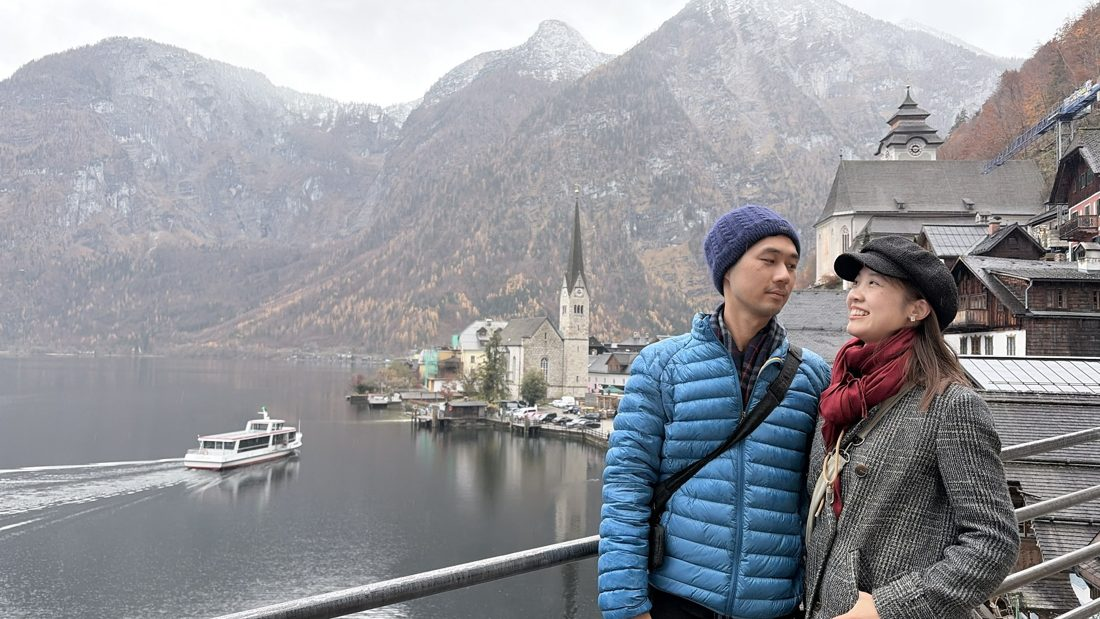
#> input picture _source/bl/哈修塔特小鎮/media/37de9d9311ea306682e69b6c237ae6f00d9addfa.jpg, 1100 x 619 px
$ python -i build_site.py   (imports and definitions only)
#> lines starting #> are read from the running program, lines starting #| are printed output that depends on the picture
import os, re, shutil, glob, html
from bs4 import BeautifulSoup
from PIL import Image

SRC = '/tmp/bl'
OUT = '/tmp/site'
# [2 lines not run here, left out]

POSTS = [
  dict(id='koenigssee', trip='koe', dirs=['國王湖'], title='國王湖：湖邊的步道，和新認識的朋友', place='國王湖 Königssee', cover=7),
  dict(id='bartholomae', trip='koe', dirs=['聖巴多羅買教堂'], title='聖巴多羅買教堂：湖上的紅色洋蔥頂', place='聖巴多羅買教堂 St. Bartholomä', cover=3, videos=[('v1','從湖上看聖巴多羅買教堂','11 月 19 日。紅色洋蔥頂的教堂與湖（地點依畫面判斷）'),('v3','船上的窗景','船上看著窗外的山與湖')]),
  dict(id='ramsau', trip='koe', dirs=['拉姆紹教堂'], title='拉姆紹教堂：霧裡的洋蔥頂', place='拉姆紹教堂 Ramsau St. Sebastian', cover=5),
  dict(id='hallstatt', trip='hal', dirs=['哈修塔特鹽礦'], title='哈修塔特鹽礦：走進七千年的鹽山', place='哈修塔特鹽礦 Salzwelten Hallstatt', cover=9, videos=[('v5','走進克莉絲汀娜坑道','11 月 20 日。石拱門上寫著 1719 年開鑿'),('v6','坑道裡的太太','在岩壁前比手畫腳，好像在嚐鹽的味道'),('v7','坐礦車出礦坑','黑暗的坑道裡一路往外衝')]),
  dict(id='hallstatt-town', trip='hal', dirs=['哈修塔特小鎮'], title='哈修塔特小鎮：湖邊兩座教堂', place='哈修塔特小鎮 Hallstatt', cover=6, videos=[('v2','山間小村','11 月 20 日。雲和山谷之間的房子與遠處的雪山（確切地點待確認）')]),
  dict(id='residence', dirs=['莫札特故居_上','莫札特故居_下','莫札特故居_終'], title='走進莫札特的家', place='莫札特故居 Mozart-Wohnhaus', cover=0),
  dict(id='birthplace', dirs=['莫札特出生地'], title='糧食胡同 9 號：莫札特出生的地方', place='莫札特出生地 Mozarts Geburtshaus', cover=0),
  dict(id='fortress', dirs=['薩爾斯堡_要塞'], title='霍亨薩爾斯堡要塞與「白色黃金」', place='霍亨薩爾斯堡要塞 Festung Hohensalzburg', cover=1, videos=[('v4','要塞與遠山','11 月 21 日。要塞的塔樓、城外的山景，最後停在莫札特出生地的大門')]),
  dict(id='church', dirs=['薩爾斯堡_大學教堂'], title='薩爾斯堡大學教堂', place='大學教堂 Kollegienkirche', cover=0),
  dict(id='moderne', dirs=['薩爾斯堡_現代美術館'], title='薩爾斯堡現代美術館：山上的現代藝術', place='現代美術館 Museum der Moderne', cover=5),
  dict(id='christmas', dirs=['薩爾斯堡聖誕市集'], title='薩爾斯堡聖誕市集：五百年的冬夜燈火', place='聖誕市集 Salzburger Christkindlmarkt', cover=1, videos=[('v8','僧侶山上的夜景','11 月 21 日傍晚，從僧侶山看老城和要塞'),('v9','乾杯！','市集的熱飲杯'),('v10','莫札特廣場溜冰場','Eiszauber 溜冰場的燈光'),('v11','回程的小巷','掛著聖誕燈飾的老城巷子')]),
  dict(id='vienna-home', trip='vie', dirs=['維也納_中央車站旁的家'], title='抵達維也納：中央車站旁的家', place='維也納中央車站 Wien Hauptbahnhof', cover=4),
  dict(id='schoenbrunn-out', trip='vie', dirs=['維也納_美泉宮_室外'], title='美泉宮（室外）：凱旋門、花園與維也納的第一場雪', place='美泉宮凱旋門 Gloriette', cover=4, videos=[('v12','聖誕樹下接雪花','11 月 23 日 13:51，美泉宮前的聖誕市集下起了雪')]),
  dict(id='schoenbrunn-in', trip='vie', dirs=['維也納_美泉宮_室內'], title='美泉宮（室內）：走進皇帝與西西的夏宮', place='美泉宮 Schloss Schönbrunn', cover=7),
  dict(id='cafe-birthday', trip='vie', dirs=['維也納_咖啡館裡的生日'], title='咖啡館裡的生日：維也納的下午與夜晚', place='Café Diglas・卡爾廣場聖誕市集', cover=0, videos=[('v15','太太的蛋糕時間','11 月 23 日 14:53，Café Diglas'),('v16','生日的印度朋友','15:01，在咖啡館併桌聊天')]),
  dict(id='musikverein', trip='vie', dirs=['維也納_金色大廳莫札特音樂會'], title='金色大廳：在音樂的神殿聽莫札特', place='愛樂協會金色大廳 Musikverein', cover=3, videos=[('v13','全場起立鼓掌','11 月 23 日 22:01，演出結束後的掌聲'),('v14','穿古裝的謝幕','22:03，樂手和歌手在台上一起謝幕')]),
  dict(id='hofburg', trip='vie', dirs=['維也納_霍夫堡與西西博物館'], title='霍夫堡與西西博物館：皇帝的辦公室，皇后的傳說', place='霍夫堡 Hofburg・西西博物館 Sisi Museum', cover=1, videos=[('v17','謁見等候廳的三幅巨畫','11 月 24 日 10:12，克拉夫特畫的法蘭茲一世與大水晶吊燈')]),
  dict(id='moebel', trip='vie', dirs=['維也納_家具博物館'], title='維也納家具博物館：皇帝的家具倉庫與《茜茜公主》的片場', place='家具博物館 Möbelmuseum Wien', cover=2),
  dict(id='sisipass', trip='vie', dirs=['維也納_SisiPass三館'], title='Sisi Pass：一張票，跟著西西走三個地方', place='Sisi Pass 美泉宮・西西博物館・家具博物館', cover=1),
  dict(id='rathaus-xmas', trip='vie', dirs=['維也納_市政廳聖誕市集'], title='市政廳聖誕市集：維也納最盛大的聖誕夜色', place='市政廳聖誕市集 Wiener Christkindlmarkt', cover=0, videos=[('v18','星星樹下的太太','17:39，市政廳公園裡掛滿星星的燈樹，最後鏡頭帶到市政廳鐘樓'),('v19','熊樂團','17:41，公園小木屋裡會動的熊樂團，唱歌、吹喇叭、彈吉他'),('v20','還願教堂的「光的無限」','18:00，還願教堂兩座塔之間的紅色無限符號')]),
  dict(id='buda-castle', trip='bud', dirs=['布達佩斯_布達城堡雪景'], title='布達城堡：下雪了，皇宮山丘上的白色早晨', place='布達城堡 Budavári Palota', cover=1, videos=[('v22','圓頂下的雪','11 月 26 日 11:22，國家美術館大圓頂前不停落下的雪'),('v23','撐粉紅傘的太太','11:47，歐根親王雕像下的積雪石牆前')]),
  dict(id='budapest-history', trip='bud', dirs=['布達佩斯_歷史博物館'], title='布達佩斯歷史博物館：聖伊什特萬廳與地底的中世紀王宮', place='布達佩斯歷史博物館 Vármúzeum', cover=2),
  dict(id='fishermans-bastion', trip='bud', dirs=['布達佩斯_漁人堡與馬加什教堂'], title='漁人堡與馬加什教堂：雪人、聖誕樹和七座白塔', place='漁人堡 Halászbástya・馬加什教堂', cover=5),
  dict(id='budapest-m1', trip='bud', dirs=['布達佩斯_千禧地鐵'], title='千禧地鐵：坐歐陸最老的地鐵去歌劇院', place='千禧地鐵 M1 Millenniumi Földalatti Vasút', cover=1),
  dict(id='budapest-opera', trip='bud', dirs=['布達佩斯_匈牙利國家歌劇院'], title='匈牙利國家歌劇院：在伊柏的金色殿堂看《卡門》', place='匈牙利國家歌劇院 Magyar Állami Operaház', cover=3, videos=[('v21','開演前的觀眾廳','11 月 26 日 17:51，從〈音樂的神化〉天花板一路拍到舞台、樂池和包廂')]),
  dict(id='central-market', trip='bud', dirs=['布達佩斯_中央市場'], title='中央市場：一條白圍巾、兩塊 rétes 和一碗燉牛肉湯', place='中央市場 Nagy Vásárcsarnok', cover=3, videos=[('v24','市場前的黃色電車','11 月 27 日 13:19，海關廣場上，一輛黃白色的老電車從中央市場正門前開過'),('v25','紅椒攤與大廳','13:23，一樓掛滿乾紅椒的攤位，再轉向長長的鐵與玻璃大廳')]),
  dict(id='cave-church', trip='bud', dirs=['布達佩斯_岩洞教堂'], title='蓋勒特山岩洞教堂：被封了四十年的山洞', place='岩洞教堂 Gellérthegyi Sziklatemplom', cover=3),
]

TRIPS = [('koe','德國・國王湖與拉姆紹','2026 年 11 月 19 日','2026 年 11 月 19 日 · 德國・國王湖'),('hal','奧地利・哈修塔特','2026 年 11 月 20 日','2026 年 11 月 20 日 · 哈修塔特'),('salz','奧地利・薩爾斯堡','2026 年 11 月 21 日','2026 年 11 月 21 日 · 薩爾斯堡'),('vie','奧地利・維也納','2026 年 11 月 22 日起','2026 年 11 月 22 日起 · 維也納'),('bud','匈牙利・布達佩斯','2026 年 11 月 25 日起','2026 年 11 月 25 日起 · 布達佩斯')]
TRIPMAP = {k:(n,d,m) for k,n,d,m in TRIPS}
# [2 lines not run here, left out]

def esc(s): return html.escape(s, quote=True)

# 每篇文章的地點（Google Maps）：第一個是地圖上顯示的主要地點，其餘只列連結
MAPS = {
  'koenigssee': [('國王湖碼頭 Seelände Schönau', 'Königssee Seelände, Schönau am Königssee')],
  'bartholomae': [('聖巴多羅買教堂 St. Bartholomä', 'St. Bartholomä, Königssee')],
  'ramsau': [('拉姆紹聖塞巴斯蒂安教堂', 'Pfarrkirche St. Sebastian, Ramsau bei Berchtesgaden')],
  'hallstatt': [('哈修塔特鹽礦 Salzwelten Hallstatt', 'Salzwelten Hallstatt'), ('登山纜車山下站 Salzbergbahn', 'Salzbergbahn Talstation Hallstatt')],
  'hallstatt-town': [('哈修塔特市集廣場', 'Marktplatz Hallstatt'), ('新教基督教堂', 'Evangelische Pfarrkirche Hallstatt'), ('天主教堂與人骨堂', 'Beinhaus Hallstatt'), ('明信片觀景點', 'Hallstatt Viewpoint Seestraße')],
  'residence': [('莫札特故居 Mozart-Wohnhaus', 'Mozart-Wohnhaus, Makartplatz 8, Salzburg')],
  'birthplace': [('莫札特出生地 Getreidegasse 9', 'Mozarts Geburtshaus, Getreidegasse 9, Salzburg')],
  'fortress': [('霍亨薩爾斯堡要塞', 'Festung Hohensalzburg, Salzburg')],
  'church': [('大學教堂 Kollegienkirche', 'Kollegienkirche, Universitätsplatz, Salzburg')],
  'moderne': [('現代美術館 Mönchsberg', 'Museum der Moderne Mönchsberg, Salzburg')],
  'vienna-home': [('維也納中央車站 Wien Hauptbahnhof', 'Wien Hauptbahnhof')],
  'schoenbrunn-out': [('凱旋門 Gloriette', 'Gloriette, Schönbrunn, Wien'), ('美泉宮聖誕市集（榮譽庭院）', 'Weihnachtsmarkt Schloss Schönbrunn, Wien')],
  'schoenbrunn-in': [('美泉宮 Schloss Schönbrunn', 'Schloss Schönbrunn, Wien')],
  'cafe-birthday': [('Café Diglas', 'Café Diglas, Wollzeile 10, Wien'), ('卡爾廣場聖誕市集 Art Advent', 'Art Advent Karlsplatz, Wien')],
  'musikverein': [('維也納愛樂協會 Musikverein', 'Musikverein Wien, Musikvereinsplatz 1')],
  'hofburg': [('西西博物館（霍夫堡）', 'Sisi Museum Hofburg, Michaelerkuppel, Wien'), ('米歇爾廣場羅馬遺跡', 'Ausgrabungen Michaelerplatz, Wien'), ('聖米迦勒教堂', 'Michaelerkirche, Michaelerplatz, Wien')],
  'moebel': [('維也納家具博物館 Möbelmuseum Wien', 'Möbelmuseum Wien, Andreasgasse 7, 1070 Wien')],
  'rathaus-xmas': [('維也納市政廳聖誕市集', 'Wiener Christkindlmarkt Rathausplatz, Wien'), ('愛心樹（市政廳公園）', 'Rathauspark Wien'), ('城堡劇院 Burgtheater', 'Burgtheater, Universitätsring 2, Wien'), ('還願教堂 Votivkirche', 'Votivkirche, Rooseveltplatz, Wien')],
  'budapest-m1': [('沃勒什馬爾蒂廣場站 Vörösmarty tér', 'Vörösmarty tér metro station, Budapest'), ('歌劇院站 Opera', 'Opera metro station M1, Budapest'), ('匈牙利國家歌劇院', 'Hungarian State Opera House, Andrássy út 22, Budapest')],
  'cave-church': [('蓋勒特山岩洞教堂 Sziklatemplom', 'Gellért Hill Cave Church, Szent Gellért rakpart 1, Budapest'), ('自由橋 Szabadság híd', 'Liberty Bridge, Budapest')],
  'central-market': [('中央市場 Nagy Vásárcsarnok', 'Great Market Hall, Vámház körút 1-3, Budapest'), ('海關廣場 Fővám tér', 'Fővám tér, Budapest')],
  'budapest-opera': [('匈牙利國家歌劇院', 'Hungarian State Opera House, Andrássy út 22, Budapest'), ('歌劇院站 Opera（M1）', 'Opera metro station M1, Budapest')],
  'buda-castle': [('布達城堡（國家美術館圓頂）', 'Hungarian National Gallery, Buda Castle'), ('圖魯鳥雕像', 'Turul statue Buda Castle'), ('塞切尼鏈橋', 'Széchenyi Chain Bridge, Budapest')],
  'budapest-history': [('布達佩斯歷史博物館（城堡博物館）', 'Budapest History Museum Castle Museum, Szent György tér 2')],
  'fishermans-bastion': [('漁人堡 Halászbástya', 'Fisherman\'s Bastion, Budapest'), ('馬加什教堂', 'Matthias Church, Szentháromság tér 2, Budapest')],
  'sisipass': [('美泉宮 Schönbrunn', 'Schloss Schönbrunn, Wien'), ('西西博物館（霍夫堡）', 'Sisi Museum Hofburg, Michaelerkuppel, Wien'), ('維也納家具博物館', 'Möbelmuseum Wien, Andreasgasse 7, 1070 Wien')],
  'christmas': [('聖誕市集（大教堂廣場）', 'Salzburger Christkindlmarkt, Domplatz, Salzburg'), ('主教宮廣場 Residenzplatz', 'Residenzplatz, Salzburg'), ('莫札特廣場溜冰場', 'Mozartplatz, Salzburg'), ('僧侶山觀景台', 'Museum der Moderne Mönchsberg, Salzburg')],
}
from urllib.parse import quote_plus as _q
# [10 lines left out: function map_html, not called in this run]

imgcount = {}
# [74 lines left out: function convert, not called in this run]

res = {}
# [3 lines not run here, left out]

# summary override text (short, in the writer's voice)
SUMMARY = {
  'fishermans-bastion': '大雪後的城堡區：雪地上堆了小雪人，法蘭茲・約瑟夫和西西加冕的馬加什教堂前有一棵積雪的聖誕樹，最後登上七座白塔的漁人堡，看國會大廈和多瑙河。',
  'buda-castle': '來到布達佩斯就遇上大雪：在積雪的城牆邊看霧中的多瑙河，國家美術館圓頂下的合照，七百年起落的皇宮，還有張開雙翼的圖魯鳥和 1849 年的鏈橋。',
  'budapest-history': '雪天躲進城堡博物館：茲索奈大壁爐與聖王畫像的聖伊什特萬廳、1684 年的布達版畫、1838 年大洪水，最後走進地底十五世紀的哥德式禮拜堂。',
  'cave-church': '走過自由橋，進到蓋勒特山的岩洞裡：隱士伊凡的溫泉傳說、1926 年仿露德聖母洞建成的教堂、唯一由匈牙利人創立的保祿會，以及 1951 年被一道混凝土牆封住、直到 1989 年才重新打開的四十年。',
  'central-market': '1897 年開幕、差點被一場大火燒掉的布達佩斯中央市場：若納伊彩瓦屋頂、鐵與玻璃的大廳、一串串紅椒，太太在二樓挑了一條白色喀什米爾圍巾，我們吃了手拉酥皮的酸櫻桃與李子 rétes，還有牧人傳下來的燉牛肉湯。',
  'budapest-opera': '坐千禧地鐵到伊柏設計的國家歌劇院看比才的《卡門》：門口的李斯特與艾爾凱爾、洛茨畫的〈音樂的神化〉、將近 3 噸的大吊燈，還有從頂層看下去的馬蹄形觀眾廳。',
  'budapest-m1': '來到布達佩斯，坐上 1896 年為建國千年而蓋、今年剛好 130 歲的歐陸第一條地鐵：從詩人沃勒什馬爾蒂的廣場出發，三站就到伊柏設計的國家歌劇院。',
  'cafe-birthday': '1923 年的老咖啡館 Diglas 沒有位子，併桌認識了一個人來維也納慶生的印度朋友；晚餐一大盤肋排，再到卡爾廣場的聖誕市集看小羊。',
  'musikverein': '晚上走進新年音樂會的那座金色大廳：1812 年的音樂之友協會、漢森設計的「音樂神殿」、女像柱與繆思天花板，還有穿著古裝、戴假髮演出的莫札特音樂會。',
  'hofburg': '走進哈布斯堡的冬宮：克拉夫特畫的「好皇帝法蘭茲」、法蘭茲・約瑟夫 1910 年的謁見名單、西西的體操室，剛重新開幕的西西博物館，還有 30 公尺長的米蘭桌飾。',
  'moebel': '瑪麗亞・特蕾莎 1747 年設立的宮廷家具倉庫：皇帝的寶座、皇太子魯道夫的搖籃、畢德麥雅的小房間，還有《茜茜公主》電影裡用過的真家具。',
  'rathaus-xmas': '維也納最大的聖誕市集：從七百年前的「十二月市集」說起，市政廳人和比還願教堂矮一公尺的塔、愛心樹、來自福拉爾貝格的 31 公尺聖誕樹，還有還願教堂上的「光的無限」。',
  'sisipass': '一張 Sisi Pass 走完美泉宮、霍夫堡西西博物館和家具博物館：包含什麼、怎麼預約、2026 新票價季算一算划不划算，還有我們的路線。',
  'schoenbrunn-out': '爬上山丘頂的凱旋門：1775 年為「正義之戰」蓋的榮耀殿堂，從上面俯瞰黃色的宮殿和整座維也納；下午回到宮殿前的聖誕市集，遇上了維也納的第一場雪。',
  'schoenbrunn-in': '哈布斯堡的夏宮：特羅格畫的〈瑪利亞的婚禮〉、法蘭茲・約瑟夫和西西的房間、六歲莫札特演奏過的鏡廳、43 公尺長的金色大廳，還有中國漆器廳與百萬廳。',
  'vienna-home': '維也納四天三夜的家。住在中央車站旁的頂樓公寓：從舊南站到菱形屋頂的新車站、「工人區」法沃里滕、「便宜商店」BILLA 的故事，和太太煮的曾拌麵晚餐。',
  'christmas': '從 1491 年的雜貨市集開始的聖誕市集。僧侶山夜景、一杯熱紅酒和紀念杯、莫札特廣場溜冰場，還有《平安夜》作詞者在薩爾斯堡的童年。',
  'hallstatt-town': '「鹽的地方」湖邊小鎮。1750 年的大火、為信仰半夜上船離鄉的新教徒、山坡上的人骨堂，還有明信片角度的合照。',
  'hallstatt': '世界最古老的鹽礦。新纜車上山、1719 年的克莉絲汀娜坑道、三千年前的木樓梯、各色岩鹽，最後坐礦車回到積雪的山前。',
  'residence': '莫札特一家住了二十多年的家。從全家福牆上的母親，到一封寫給父親的信，再到維也納的十年與身後的故事。',
  'birthplace': '糧食胡同 9 號的黃色大樓，莫札特 1756 年在這裡出生。小提琴、鋼琴與黑絨枕上的小物，還有他是個怎樣的人。',
  'fortress': '九百多年的教會要塞。鹽的財富、牢房、萊納團的戰史、1731 年被驅逐的新教徒，以及最頂樓的全景。',
  'church': '舊城廣場邊一座純白的巴洛克教堂，為大學而蓋，也經歷過戰爭與修復。',
  'bartholomae': '只有船能到的半島。1134 年的教堂、紅色洋蔥頂、祭壇，還有背後 1,800 公尺高的瓦茨曼東壁。',
  'ramsau': '1512 年蓋在運鹽古道旁的教堂，溪邊的畫家角度、墓園裡的登山嚮導與《平安夜》作詞人，還有牆上的日晷。',
  'koenigssee': '湖邊小鎮、只准電動船的湖、步道上的觀景台，還有第二天認識的新朋友宜恩。',
  'moderne': '僧侶山上的現代美術館。新即物主義展裡的鐵路看守人、被禁止的畫家，還有暴風雨前的博登湖。',
}

cards = []
articles = []
# [31 lines not run here, left out]

SHORT = {'koenigssee':'國王湖','bartholomae':'聖巴多羅買教堂','ramsau':'拉姆紹教堂','hallstatt':'哈修塔特鹽礦','hallstatt-town':'哈修塔特小鎮','residence':'莫札特故居','birthplace':'莫札特出生地','fortress':'霍亨薩爾斯堡要塞','church':'大學教堂','moderne':'現代美術館','christmas':'薩爾斯堡聖誕市集','vienna-home':'中央車站旁的家','schoenbrunn-out':'美泉宮（室外）','schoenbrunn-in':'美泉宮（室內）','cafe-birthday':'咖啡館裡的生日','musikverein':'金色大廳莫札特音樂會','hofburg':'霍夫堡與西西博物館','moebel':'家具博物館','sisipass':'Sisi Pass 三館攻略','rathaus-xmas':'市政廳聖誕市集','buda-castle':'布達城堡雪景','budapest-history':'歷史博物館','fishermans-bastion':'漁人堡','budapest-m1':'千禧地鐵','budapest-opera':'國家歌劇院《卡門》','central-market':'中央市場','cave-church':'岩洞教堂'}
trips_html = ''
quick_html = '  <nav class="quick" aria-label="快速目錄"><b class="qt">快速目錄</b>\n'
# [5 lines not run here, left out]

# ===== 旅程路線地圖（首頁）：國界是 Natural Earth（world-atlas）資料，事先投影成 SVG =====
import json as _json
# [1 line not run here, left out]
_LBL = {'koe': (-12, 24, 'end'), 'salz': (-12, -12, 'end'), 'hal': (12, 22, 'start'), 'vie': (0, -18, 'middle'), 'bud': (0, 28, 'middle')}
# [35 lines left out: function route_html, not called in this run]
# [2 lines not run here, left out]
# [1 line that did not run here, left out]
# 快取更新：每次重建都給圖片與影片加上版本號，並請瀏覽器重新檢查網頁
import re as _re, time as _time
import datetime as _dt, zoneinfo as _zi
_now = _dt.datetime.now(_zi.ZoneInfo('Europe/Vienna'))
_ver = _now.strftime('%Y%m%d%H%M')
# [1 line that did not run here, left out]
# [1 line that did not run here, left out]
_meta = '<meta http-equiv="Cache-Control" content="no-cache, no-store, must-revalidate"><meta http-equiv="Pragma" content="no-cache"><meta http-equiv="Expires" content="0">'
# [2 lines that did not run here, left out]

# ===== 分享預覽：每篇一個 p/<id>.html，給 LINE／臉書讀封面、標題與簡介，打開後自動跳到文章 =====
BASE = 'https://ntutkevin.github.io/travel-memories/'
# [1 line not run here, left out]
def og_image(src, dst):
#> called with dst = 'out.png'
    im = Image.open(src).convert('RGB'); w, h = im.size
#> in og_image, im is the input picture: PIL image 1100x619 RGB; mean R, G, B 147.5, 148.8, 154.3
    tw = min(w, 1200); th = round(tw / 1.91)
    sc = max(tw / w, th / h); im = im.resize((round(w * sc), round(h * sc)), Image.LANCZOS)
    w, h = im.size; x = (w - tw) // 2; y = int((h - th) * 0.35)
    im.crop((x, y, x + tw, y + th)).save(dst, quality=82)
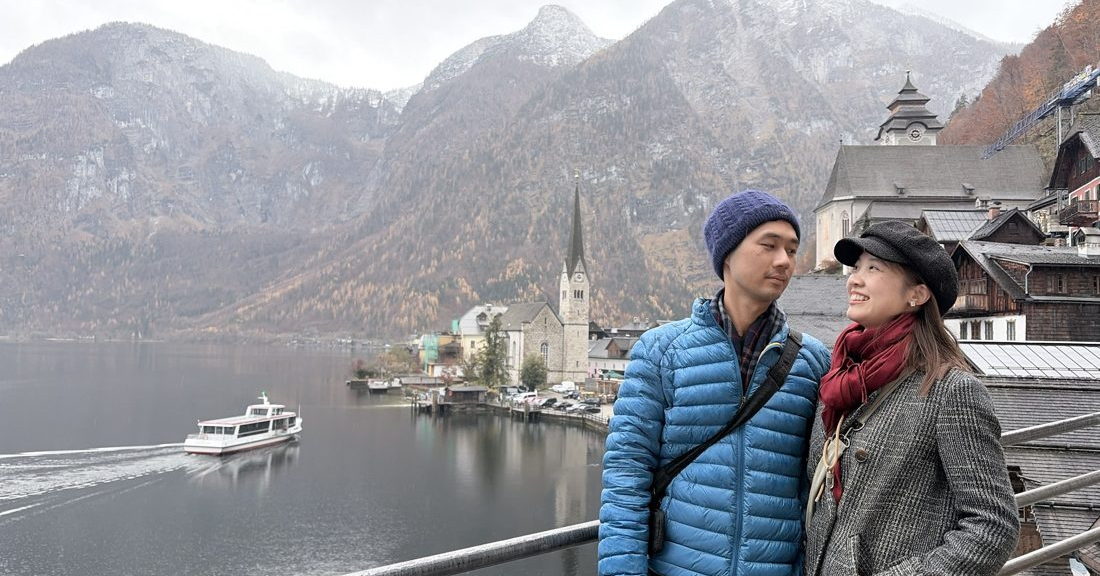
#> saved as out.png: PIL image 1100x576 RGB; mean R, G, B 147.3, 148.3, 154
    return tw, th
# [12 lines left out: function share_page, not called in this run]
_home_cover = None
# [7 lines not run here, left out]
# [1 line that did not run here, left out]
_home_desc = '我和太太一起走過的地方：德國國王湖、哈修塔特、薩爾斯堡、維也納。每個景點先查歷史，再放上照片、一節經文和那一刻的感動。'
# [4 lines that did not run here, left out]
# [1 line that did not run here, left out]
# [2 lines not run here, left out]

>>> result = og_image('../bl/哈修塔特小鎮/media/37de9d9311ea306682e69b6c237ae6f00d9addfa.jpg', 'out.png')

$ run again, on _source/bl/哈修塔特小鎮/media/7e8b2ce307883a3f7d3c2c09f318d2c998853f14.jpg
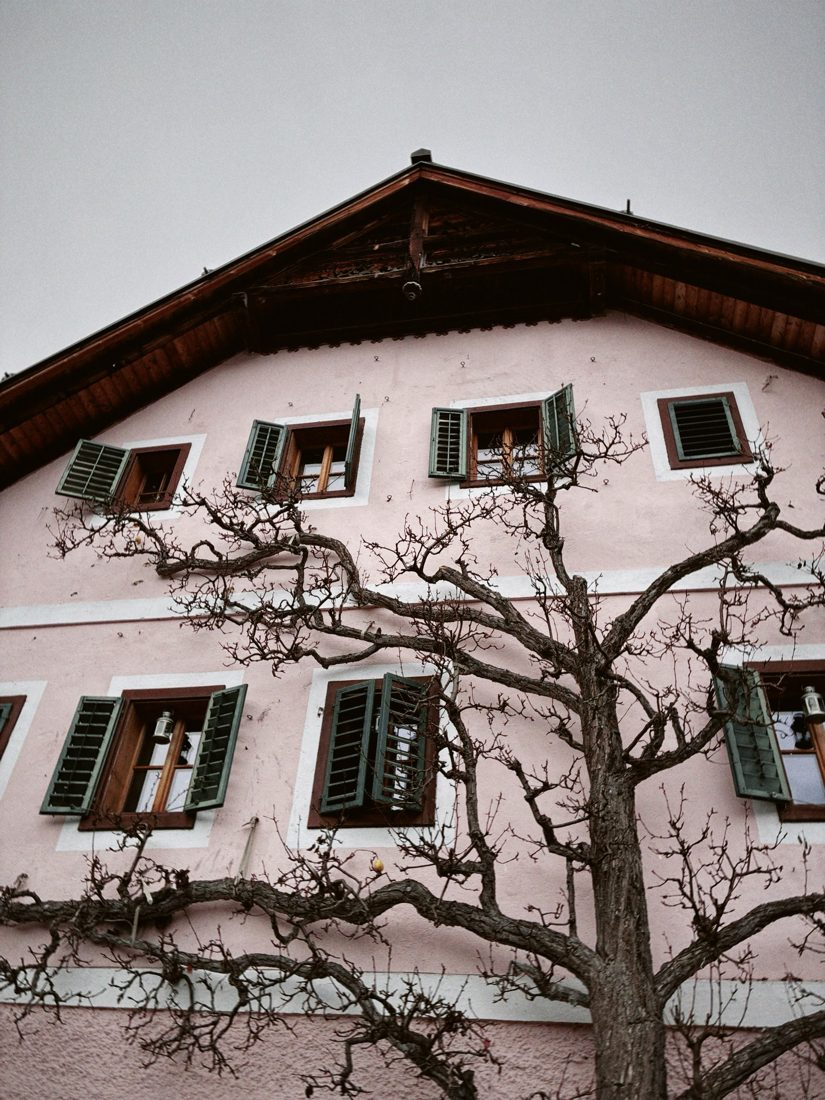
#> input picture _source/bl/哈修塔特小鎮/media/7e8b2ce307883a3f7d3c2c09f318d2c998853f14.jpg, 825 x 1100 px
#> in og_image, im is the input picture: PIL image 825x1100 RGB; mean R, G, B 136, 125.8, 123.4
#> in og_image, `im.crop((x, y, x + tw, y + th)).save(dst, quality=82)`:
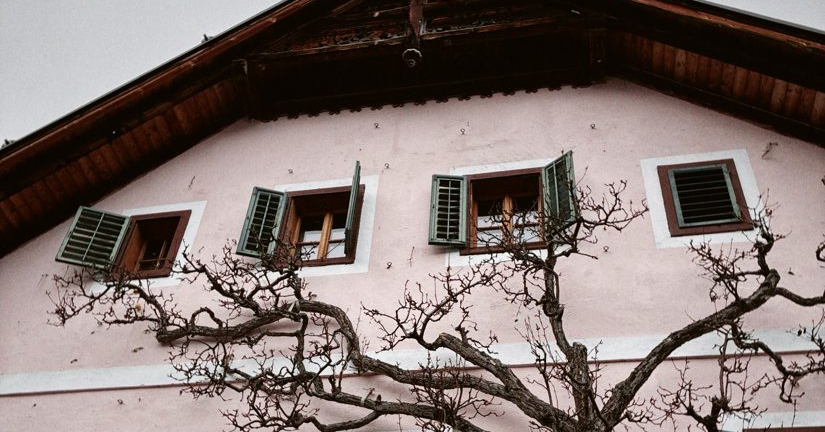
#> saved as out.png: PIL image 825x432 RGB; mean R, G, B 128.3, 115.2, 111.8
